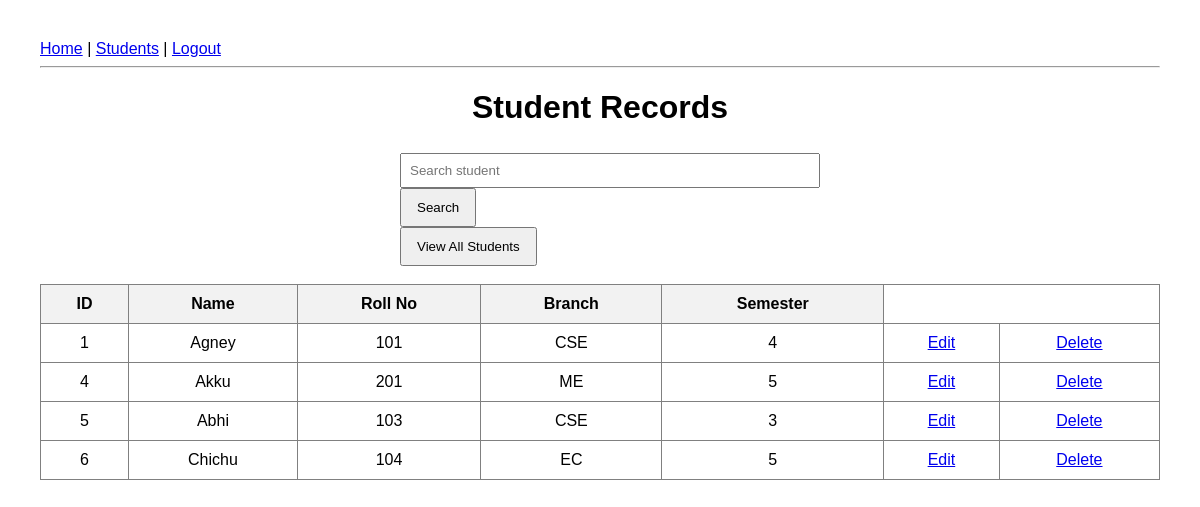
The app's page /students (signed in) with its own data.
### tables this page shows
CREATE TABLE students(
    id integer primary key autoincrement,
    name text not null,
    roll_no text not null ,
    branch text not null,
    semester text not null
);

### app.py (the view)
@app.route("/students")
def view_students():
    if "logged_in" not in session:
        return redirect("/login")
    students = get_all_students()
    return render_template(
        "students.html",
        students=students
    )

### db_operations.py (called while the page is built)
def get_connection():
    return sqlite3.connect("students.db")

def get_all_students():
    conn = get_connection()
    cursor = conn.cursor()
    cursor.execute("select * from students")
    students = cursor.fetchall()
    conn.close()
    return students

### templates/students.html (shortened to what this page needs)
<!DOCTYPE html>
<html>
<head>
    <link
        rel="stylesheet"
        href="{{ url_for('static', filename='style.css') }}">
</head>
<body>
    <nav>
        <a href="/">Home</a> |
        <a href="/students">Students</a> |
        <a href="/logout">Logout</a>
    </nav>
    <hr>
<h1>Student Records</h1>
<form action="/search" method="POST">
    <input type="text"
        name="keyword"
        placeholder="Search student">
    <button type="submit">
        Search
    </button>
</form>
<form action="/students">
    <button type="submit">
        View All Students
    </button>
</form>
<br>
<table border="1">
<tr>
    <th>ID</th>
    <th>Name</th>
    <th>Roll No</th>
    <th>Branch</th>
    <th>Semester</th>
</tr>
{% for student in students %}
<tr>
    <td>{{ student[0] }}</td>
    <td>{{ student[1] }}</td>
    <td>{{ student[2] }}</td>
    <td>{{ student[3] }}</td>
    <td>{{ student[4] }}</td>
    <td>
    <a href="/edit/{{ student[0] }}">
        Edit
    </a>
    </td>
    <td>
        <a href="/delete/{{student[0]}}">
            Delete
        </a>
    </td>
</tr>
{% endfor %}
</table>
</body>
</html>

### static/style.css (style rules this page uses)
body { font-family: Arial, sans-serif; margin: 40px; }
h1 { text-align: center; }
form { width: 400px; margin: auto; }
input { width: 100%; padding: 8px; margin-top: 5px; }
button { padding: 10px 15px; cursor: pointer; }
table { width: 100%; border-collapse: collapse; }
th, td { padding: 10px; text-align: center; }
th { background-color: #f2f2f2; }

### records on screen
students: id "1", name "Agney", roll_no "101", branch "CSE", semester "4"
students: id "4", name "Akku", roll_no "201", branch "ME", semester "5"
students: id "5", name "Abhi", roll_no "103", branch "CSE", semester "3"
students: id "6", name "Chichu", roll_no "104", branch "EC", semester "5"
